Frame 1 (no input): blank canvas, image omitted
Frame 60 (no input): blank canvas, image omitted
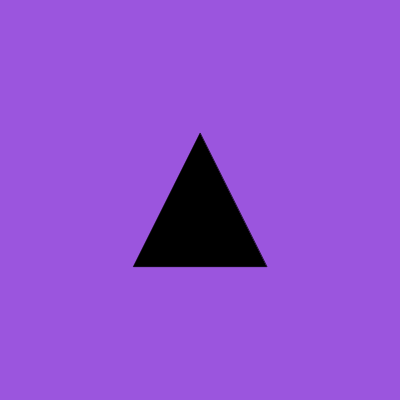
Frame 120 (the mouse pressed at the canvas centre since frame 60)

The p5.js sketch whose frames 1 and 60 were blank and that drew this single picture after the mouse press (run headless with seeded random() and noise() and a simulated clock; from frame 60 on, the mouse is pressed at the canvas centre):

// p5.js sketch
// ── sketch.js
 function setup() {
    createCanvas(400, 400);
}

function draw(){
    let value = 0;
    background(155,85,222);
   
    translate(width/2, height/2);
    scale(mouseX / 300, mouseY / 300);

    fill(value);
    triangle(0, -100, -100, 100, 100, 100);
  
}
 
